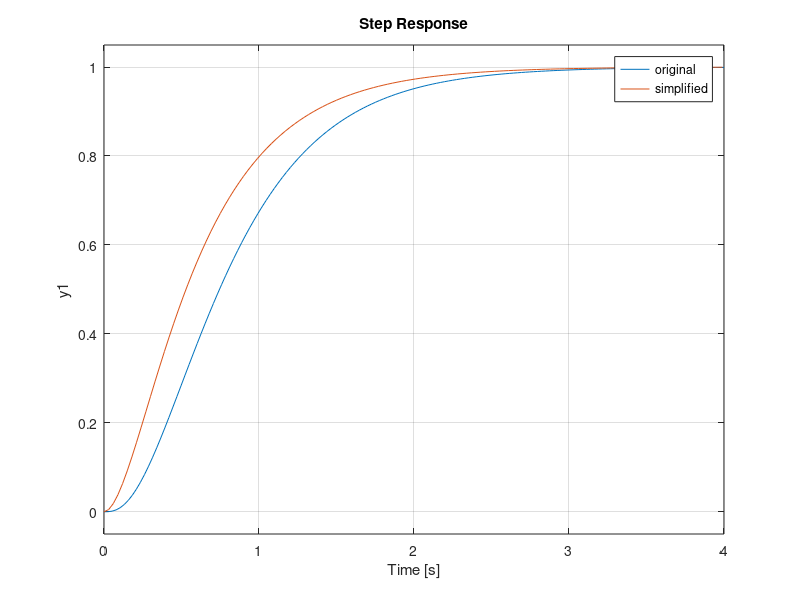

Reproduce this figure in MATLAB.
%% (a)
num0 = [50];
den0 = [1 56 305 250];
sys0 = tf(num0,den0);
num1 = [0.2];
den1 = [1 1];
sys1 = tf(num1,den1);
subplot(1,2,1)
pzmap(sys0)
subplot(1,2,2)
step(sys0,sys1)
legend('original','simplified')
%% (b)
num0 = [100];
den0 = [1 13 32 20];
sys0 = tf(num0,den0);
num1 = [100];
den1 = [1 12 20];
sys1 = tf(num1,den1);
subplot(1,2,1)
pzmap(sys0)
subplot(1,2,2)
step(sys0,sys1)
legend('original','simplified')
%% (c)
num0 = [10];
den0 = [1 7 16 38 48 40];
sys0 = tf(num0,den0);
num1 = [2];
den1 = [1 2 6 8 8];
sys1 = tf(num1,den1);
subplot(1,2,1)
pzmap(sys0)
subplot(1,2,2)
step(sys0,sys1,10)
legend('original','simplified')
%% (d)
num0 = [72 576];
den0 = [1 24 188 576 576];
sys0 = tf(num0,den0);
num1 = [12];
den1 = [1 8 12];
sys1 = tf(num1,den1);
subplot(1,2,1)
pzmap(sys0)
subplot(1,2,2)
step(sys0,sys1)
legend('original','simplified')